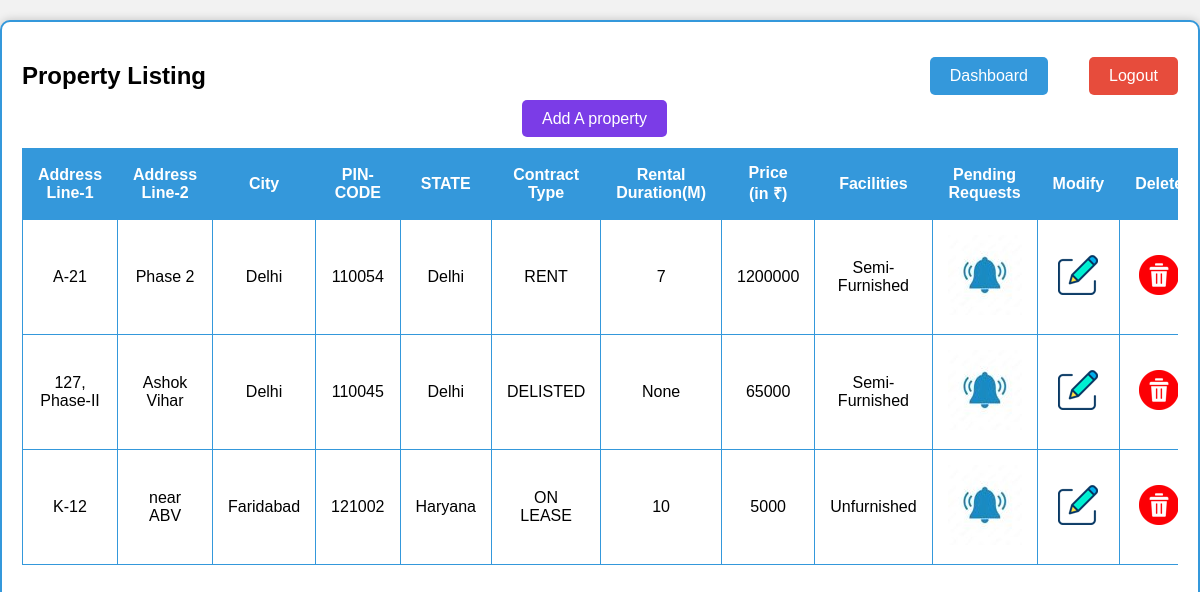
/my_properties/ (signed in), run on an earlier commit of the app's database.
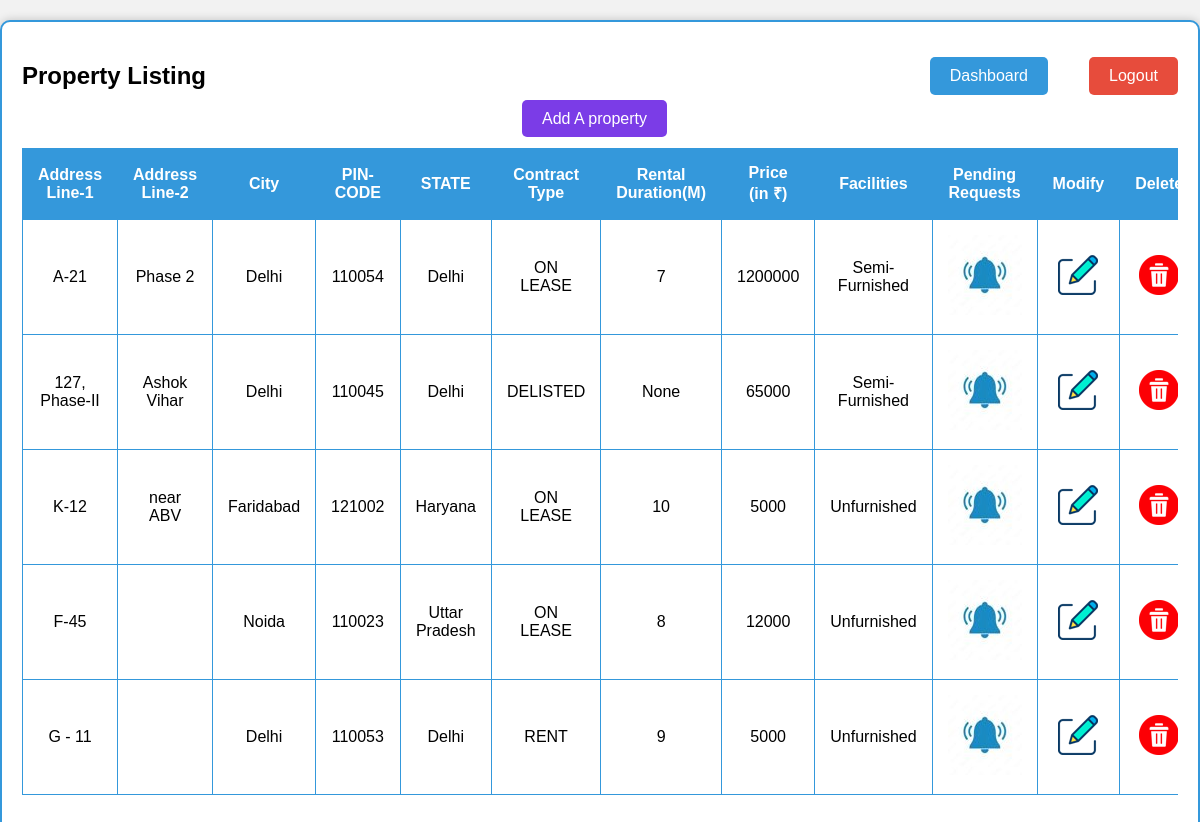
And on a later commit of the database.
### project_app/models.py (models this page shows, shortened)
class Property(models.Model):
    owner = models.CharField(max_length=30,  null= False, blank=False, default = None)
    address_line_1 = models.CharField(max_length=30,  null= False, blank=False, default = None)
    address_line_2 = models.CharField(max_length=30,  null= False, blank=True, default = '')
    state = models.CharField(max_length=30,  null= False, blank=False, default = None)
    city = models.CharField(max_length=30,  null= False, blank=False, default = None)
    pincode = models.CharField(max_length=6,  null= False, blank=False, default = None)
    type = models.CharField(max_length=4,  null= False, blank=False, default = None)
    duration = models.DecimalField(decimal_places=0, max_digits=3, validators=[MaxValueValidator(limit_value=240)], null = True, blank = True, default = None)
    price = models.DecimalField(decimal_places=0, max_digits=10, null = True, blank = True, default= 0)
    facilities = models.CharField(max_length=20,  null= False, blank=False, default = None)

### project_app/views.py (the view)
# urls.py: path("my_properties/", views.my_properties, name="my_properties_page"),
def my_properties(request):
    username = request.session.get('username')
    if(request.session.get('email_kyc') is None):
            return redirect('logout_page')
    if(username is None):
        return redirect('/login')
    if(request.method == 'POST'):
        pass
    else:
        my_properties_list = []
        properties = Property.objects.values()
        for i in range(len(properties)):
            if username == properties[i]["owner"] and properties[i]['type'] != 'DELETED':
                my_properties_list.append(properties[i])
        return render(request, 'my_properties.html', {'properties':my_properties_list})

### project_app/templates/my_properties.html (shortened to what this page needs)
{% load static %}
<!DOCTYPE html>
<html>
<head>
</head>
<body>
    <div class="container">
        <h2>Property Listing</h2>
        <a class="dashboard-button" href="/dashboard">Dashboard</a>
        <a class="logout-button" href="/logout">Logout</a>
        <a class="add-property-button" href="/add_property">Add A property</a>
        <div class="scroll-container">
            <table>
                <thead>
                    <tr>
                        <th>Address Line-1</th>
                        <th>Address Line-2</th>
                        <th>City</th>
                        <th>PIN-CODE</th>
                        <th>STATE</th>
                        <th>Contract Type</th>
                        <th>Rental Duration(M)</th>
                        <th>Price (in ₹)</th>
                        <th>Facilities</th>
                        <th>Pending Requests</th>
                        <th>Modify</th>
                        <th>Delete</th>
                    </tr>
                </thead>
                <tbody>
                    {% for property in properties %}
                    <tr>
                        <td>{{ property.address_line_1 }}</td>
                        <td>{{ property.address_line_2 }}</td>
                        <td>{{ property.city }}</td>
                        <td>{{ property.pincode }}</td>
                        <td>{{ property.state }}</td>
                        <td>{{ property.type }}</td>
                        <td>{{ property.duration }}</td>
                        <td>{{ property.price }}</td>
                        <td>{{ property.facilities }}</td>
                        <td>
                            <a href="/display_property_applications/{{property.id}}">
                                <img src ="{% static 'notification_icon.jpg' %}" alt="Display Applications">
                            </a>
                        </td>
                        <td>
                            <a href="/edit_property/{{property.id}}">
                                <img src ="{% static 'edit_icon5.png' %}" alt="Edit Property">
                            </a>
                        </td>
                        <td>
                            <a href="/delete_property/{{property.id}}">
                                <img src ="{% static 'delete_icon4.png' %}" alt="Delete Property">
                            </a>
                        </td>
                    </tr>
                    {% endfor %}
                </tbody>
            </table>
        </div>
    </div>
</body>
</html>

### project_app/templates/my_properties.html (style rules this page uses)
html, body { height: 100%; font-family: Arial, sans-serif; background-color: #f2f2f2; margin: 0; padding: 0; }
.container { max-width: 1200px; margin: 20px auto; padding: 20px; border: 2px solid #3498db; background-color: #fff; box-shadow: 0px 0px 10px rgba(0, 0, 0, 0.2); border-radius: 10px; height: 100%; position: relative; }
.scroll-container { max-height: calc(100% - 120px); overflow-x: auto; overflow-y: auto; }
table { width: 100%; border-collapse: collapse; margin-top: 20px; }
table, th, td { border: 1px solid #3498db; }
th, td { padding: 15px; text-align: center; }
th { background-color: #3498db; color: #fff; }
.logout-button { position: absolute; top: 35px; right: 20px; background-color: #e74c3c; color: #fff; border: none; padding: 10px 20px; font-size: 16px; border-radius: 5px; cursor: pointer; text-decoration: none; }
.add-property-button { top: 35px; margin-left: 500px; right: 20px; background-color: #7b3ce7; color: #fff; border: none; padding: 10px 20px; font-size: 16px; border-radius: 5px; cursor: pointer; text-decoration: none; }
.dashboard-button { position: absolute; top: 35px; right: 150px; background-color: #3498db; color: #fff; border: none; padding: 10px 20px; font-size: 16px; border-radius: 5px; cursor: pointer; text-decoration: none; }

What changed in the data, as far as the page shows it:
changed Property "Phase 2": type "RENT" → "ON LEASE"
added Property: address_line_1 "F-45", city "Noida", pincode "110023", state "Uttar Pradesh", type "ON LEASE", duration "8", price "12000", facilities "Unfurnished"
added Property: address_line_1 "G - 11", city "Delhi", pincode "110053", state "Delhi", type "RENT", duration "9", price "5000", facilities "Unfurnished"
